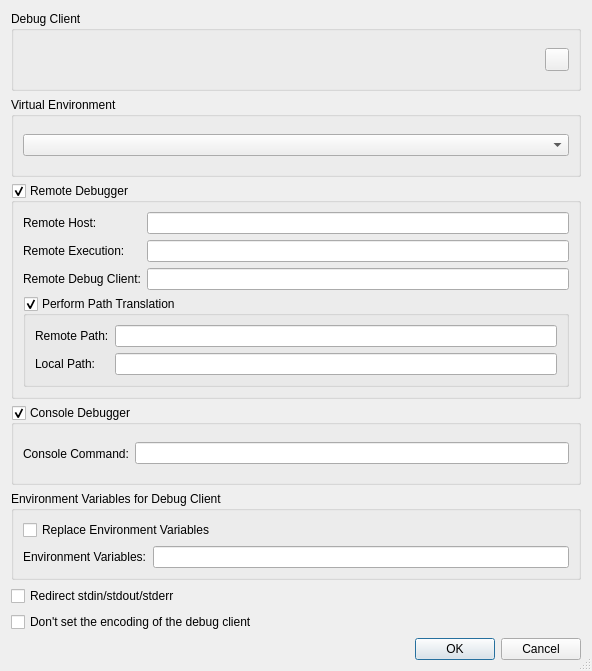
<?xml version="1.0" encoding="UTF-8"?>
<ui version="4.0">
 <class>DebuggerPropertiesDialog</class>
 <widget class="QDialog" name="DebuggerPropertiesDialog">
  <property name="geometry">
   <rect>
    <x>0</x>
    <y>0</y>
    <width>592</width>
    <height>671</height>
   </rect>
  </property>
  <property name="windowTitle">
   <string>Debugger Properties</string>
  </property>
  <property name="sizeGripEnabled">
   <bool>true</bool>
  </property>
  <layout class="QVBoxLayout" name="verticalLayout">
   <item>
    <widget class="QGroupBox" name="debugClientGroup">
     <property name="title">
      <string>Debug Client</string>
     </property>
     <layout class="QHBoxLayout" name="horizontalLayout">
      <item>
       <widget class="EricComboPathPicker" name="debugClientPicker" native="true">
        <property name="focusPolicy">
         <enum>Qt::StrongFocus</enum>
        </property>
        <property name="toolTip">
         <string>Enter the path of the Debug Client to be used.  Leave empty to use the default.</string>
        </property>
       </widget>
      </item>
      <item>
       <widget class="QToolButton" name="debugClientClearHistoryButton">
        <property name="toolTip">
         <string>Press to clear the history of entered debug clients</string>
        </property>
       </widget>
      </item>
     </layout>
    </widget>
   </item>
   <item>
    <widget class="QGroupBox" name="venvGroupBox">
     <property name="title">
      <string>Virtual Environment</string>
     </property>
     <layout class="QHBoxLayout" name="horizontalLayout_2">
      <item>
       <widget class="QComboBox" name="venvComboBox">
        <property name="sizePolicy">
         <sizepolicy hsizetype="Expanding" vsizetype="Fixed">
          <horstretch>0</horstretch>
          <verstretch>0</verstretch>
         </sizepolicy>
        </property>
        <property name="toolTip">
         <string>Select the virtual environment to be used</string>
        </property>
       </widget>
      </item>
     </layout>
    </widget>
   </item>
   <item>
    <widget class="QGroupBox" name="remoteDebuggerGroup">
     <property name="toolTip">
      <string>Select, if the debugger should be run remotely</string>
     </property>
     <property name="title">
      <string>Remote Debugger</string>
     </property>
     <property name="checkable">
      <bool>true</bool>
     </property>
     <layout class="QGridLayout" name="gridLayout">
      <item row="0" column="0">
       <widget class="QLabel" name="hostLabel">
        <property name="text">
         <string>Remote Host:</string>
        </property>
       </widget>
      </item>
      <item row="0" column="1">
       <widget class="QLineEdit" name="remoteHostEdit">
        <property name="toolTip">
         <string>Enter the hostname of the remote machine.</string>
        </property>
        <property name="whatsThis">
         <string>&lt;b&gt;Remote Host&lt;/b&gt;
&lt;p&gt;Enter the hostname of the remote machine.&lt;/p&gt;</string>
        </property>
       </widget>
      </item>
      <item row="1" column="0">
       <widget class="QLabel" name="execLabel">
        <property name="text">
         <string>Remote Execution:</string>
        </property>
       </widget>
      </item>
      <item row="1" column="1">
       <widget class="QLineEdit" name="remoteCommandEdit">
        <property name="toolTip">
         <string>Enter the remote execution command.</string>
        </property>
        <property name="whatsThis">
         <string>&lt;b&gt;Remote Execution&lt;/b&gt;
&lt;p&gt;Enter the remote execution command (e.g. ssh). This command is used to log into the remote host and execute the remote debugger.&lt;/p&gt;</string>
        </property>
       </widget>
      </item>
      <item row="2" column="0">
       <widget class="QLabel" name="label">
        <property name="text">
         <string>Remote Debug Client:</string>
        </property>
       </widget>
      </item>
      <item row="2" column="1">
       <widget class="QLineEdit" name="remoteDebugClientEdit">
        <property name="toolTip">
         <string>Enter the absolute path of the debug client of the remote host.</string>
        </property>
        <property name="clearButtonEnabled">
         <bool>true</bool>
        </property>
       </widget>
      </item>
      <item row="3" column="0" colspan="2">
       <widget class="QGroupBox" name="pathTranslationGroup">
        <property name="toolTip">
         <string>Select, if path translation for remote debugging should be done</string>
        </property>
        <property name="title">
         <string>Perform Path Translation</string>
        </property>
        <property name="checkable">
         <bool>true</bool>
        </property>
        <layout class="QGridLayout">
         <item row="1" column="0">
          <widget class="QLabel" name="textLabel2_9">
           <property name="text">
            <string>Local Path:</string>
           </property>
          </widget>
         </item>
         <item row="1" column="1">
          <widget class="QLineEdit" name="translationLocalEdit">
           <property name="toolTip">
            <string>Enter the local path</string>
           </property>
          </widget>
         </item>
         <item row="0" column="1">
          <widget class="QLineEdit" name="translationRemoteEdit">
           <property name="toolTip">
            <string>Enter the remote path</string>
           </property>
          </widget>
         </item>
         <item row="0" column="0">
          <widget class="QLabel" name="textLabel1_18">
           <property name="text">
            <string>Remote Path:</string>
           </property>
          </widget>
         </item>
        </layout>
       </widget>
      </item>
     </layout>
    </widget>
   </item>
   <item>
    <widget class="QGroupBox" name="consoleDebuggerGroup">
     <property name="toolTip">
      <string>Select, if the debugger should be executed in a console window</string>
     </property>
     <property name="title">
      <string>Console Debugger</string>
     </property>
     <property name="checkable">
      <bool>true</bool>
     </property>
     <layout class="QHBoxLayout" name="_3">
      <item>
       <widget class="QLabel" name="textLabel1_17">
        <property name="text">
         <string>Console Command:</string>
        </property>
       </widget>
      </item>
      <item>
       <widget class="QLineEdit" name="consoleCommandEdit">
        <property name="toolTip">
         <string>Enter the console command (e.g. xterm -e)</string>
        </property>
        <property name="whatsThis">
         <string>&lt;b&gt;Console Command&lt;/b&gt;
&lt;p&gt;Enter the console command (e.g. xterm -e). This command is used to open a command window for the debugger.&lt;/p&gt;</string>
        </property>
       </widget>
      </item>
     </layout>
    </widget>
   </item>
   <item>
    <widget class="QGroupBox" name="groupBox_3">
     <property name="title">
      <string>Environment Variables for Debug Client</string>
     </property>
     <layout class="QGridLayout" name="_6">
      <item row="0" column="0" colspan="2">
       <widget class="QCheckBox" name="debugEnvironmentOverrideCheckBox">
        <property name="toolTip">
         <string>Select, if the environment of the debug client should be replaced</string>
        </property>
        <property name="text">
         <string>Replace Environment Variables</string>
        </property>
       </widget>
      </item>
      <item row="1" column="1">
       <widget class="QLineEdit" name="debugEnvironmentEdit">
        <property name="toolTip">
         <string>Enter the environment variables to be set.</string>
        </property>
        <property name="whatsThis">
         <string>&lt;b&gt;Environment Variables&lt;/b&gt;
&lt;p&gt;Enter the environment variables to be set for the debugger. The individual settings must be separated by whitespace and be given in the form 'var=value'.&lt;/p&gt;
&lt;p&gt;Example: var1=1 var2=&quot;hello world&quot;&lt;/p&gt;</string>
        </property>
       </widget>
      </item>
      <item row="1" column="0">
       <widget class="QLabel" name="textLabel1_16">
        <property name="text">
         <string>Environment Variables:</string>
        </property>
       </widget>
      </item>
     </layout>
    </widget>
   </item>
   <item>
    <widget class="QCheckBox" name="redirectCheckBox">
     <property name="toolTip">
      <string>Select to redirect stdin, stdout and stderr of the program being debugged to the eric IDE</string>
     </property>
     <property name="text">
      <string>Redirect stdin/stdout/stderr</string>
     </property>
    </widget>
   </item>
   <item>
    <widget class="QCheckBox" name="noEncodingCheckBox">
     <property name="toolTip">
      <string>Select to not set the debug client encoding</string>
     </property>
     <property name="text">
      <string>Don't set the encoding of the debug client</string>
     </property>
    </widget>
   </item>
   <item>
    <widget class="QDialogButtonBox" name="buttonBox">
     <property name="orientation">
      <enum>Qt::Horizontal</enum>
     </property>
     <property name="standardButtons">
      <set>QDialogButtonBox::Cancel|QDialogButtonBox::Ok</set>
     </property>
    </widget>
   </item>
  </layout>
 </widget>
 <pixmapfunction>qPixmapFromMimeSource</pixmapfunction>
 <customwidgets>
  <customwidget>
   <class>EricComboPathPicker</class>
   <extends>QWidget</extends>
   <header>eric7/EricWidgets/EricPathPicker.h</header>
   <container>1</container>
  </customwidget>
 </customwidgets>
 <tabstops>
  <tabstop>debugClientPicker</tabstop>
  <tabstop>debugClientClearHistoryButton</tabstop>
  <tabstop>venvComboBox</tabstop>
  <tabstop>remoteDebuggerGroup</tabstop>
  <tabstop>remoteHostEdit</tabstop>
  <tabstop>remoteCommandEdit</tabstop>
  <tabstop>remoteDebugClientEdit</tabstop>
  <tabstop>pathTranslationGroup</tabstop>
  <tabstop>translationRemoteEdit</tabstop>
  <tabstop>translationLocalEdit</tabstop>
  <tabstop>consoleDebuggerGroup</tabstop>
  <tabstop>consoleCommandEdit</tabstop>
  <tabstop>debugEnvironmentOverrideCheckBox</tabstop>
  <tabstop>debugEnvironmentEdit</tabstop>
  <tabstop>redirectCheckBox</tabstop>
  <tabstop>noEncodingCheckBox</tabstop>
 </tabstops>
 <resources/>
 <connections>
  <connection>
   <sender>buttonBox</sender>
   <signal>accepted()</signal>
   <receiver>DebuggerPropertiesDialog</receiver>
   <slot>accept()</slot>
   <hints>
    <hint type="sourcelabel">
     <x>84</x>
     <y>493</y>
    </hint>
    <hint type="destinationlabel">
     <x>84</x>
     <y>510</y>
    </hint>
   </hints>
  </connection>
  <connection>
   <sender>buttonBox</sender>
   <signal>rejected()</signal>
   <receiver>DebuggerPropertiesDialog</receiver>
   <slot>reject()</slot>
   <hints>
    <hint type="sourcelabel">
     <x>212</x>
     <y>494</y>
    </hint>
    <hint type="destinationlabel">
     <x>212</x>
     <y>508</y>
    </hint>
   </hints>
  </connection>
 </connections>
</ui>
